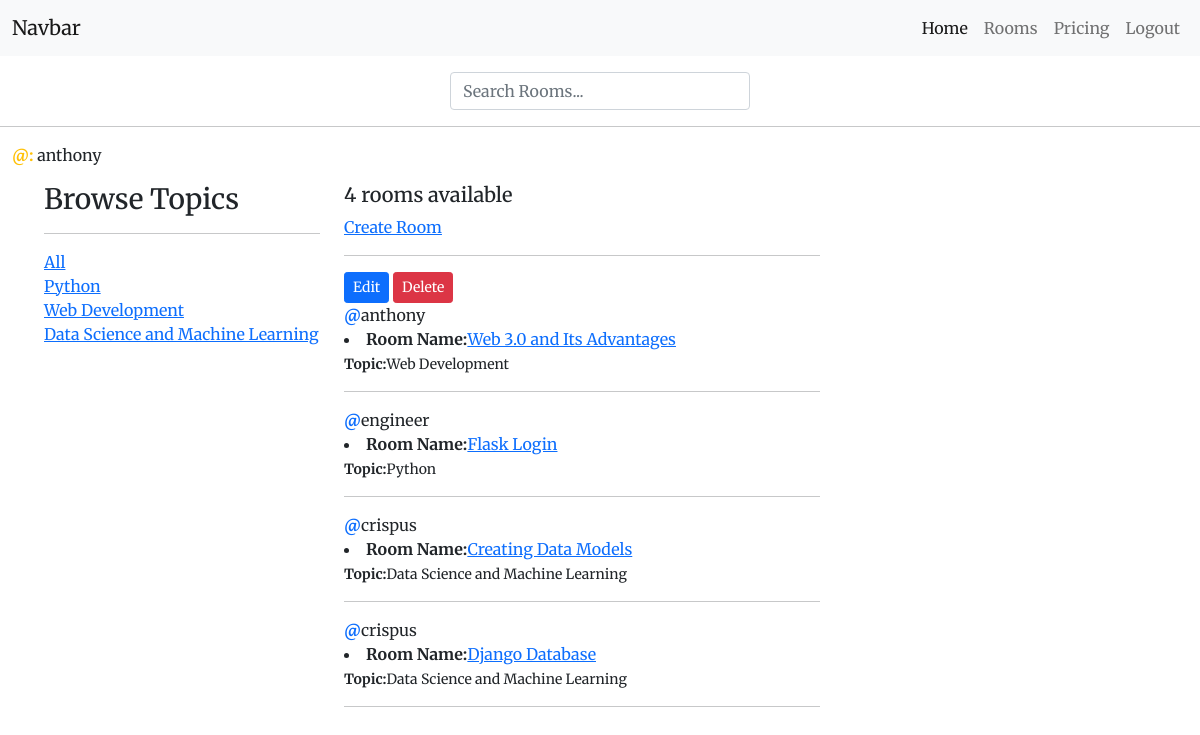
The page / (signed in) on the database its author committed.
### hub/models.py (models this page shows, shortened)
class Topic(models.Model):
    name = models.CharField(max_length=200)
    def __str__(self):
        return self.name

class Room(models.Model):
    host = models.ForeignKey(User, on_delete=models.SET_NULL, null=True)
    topic = models.ForeignKey(Topic, on_delete=models.SET_NULL, null=True)
    name = models.CharField(max_length=100)
    description= models.TextField(null=True, blank=True)
    participants = models.ManyToManyField(User, related_name='Participants')
    updated = models.DateTimeField(auto_now=True)
    date_created = models.DateTimeField(auto_now_add=True)
    class Meta:
        ordering = ['-updated', '-date_created'] # more like pagination in flask

### hub/views.py (the view)
# urls.py: 2. Add a URL to urlpatterns:  path('', views.home, name='home')
def home(request):
    q = request.GET.get('t') if request.GET.get('t')  !=None else ''
    print(q)
    rooms = Room.objects.filter( Q(topic__name__icontains=q) |
                                 Q(name__icontains=q) |
                                 Q(description__icontains = q)
                                 )
    topics = Topic.objects.all()
    room_count = rooms.count()
    context = {'rooms': rooms, 'topics': topics, 'room_count': room_count}
    return render(request, 'hub/home.html', context)

### hub/templates/hub/home.html (shortened to what this page needs)
{% extends 'base.html' %}
 {% block content %}
 <div class="container-fluid">
     <p><strong class="text-warning">@: </strong>{{request.user.username}}</p>
    <div class="row">
        <div class="col-md-3" style="margin-left: 2rem;">
            <h3>Browse Topics</h3>
            <hr>
            <div>
                <a href="{% url "home" %}">All</a>
            </div>
            {% for topic in topics %}
                <div>
                    <a href="{% url "home" %}?t={{topic.name}}">{{topic.name}}</a>
                </div>
            {% endfor %}
        </div>
        <div class="col-md-5">
            <h5>{{ room_count }} rooms available </h5>
            <a href='{% url 'create-room' %}'> Create Room</a>
            <hr>
               {% for room in rooms %}
                    {% if request.user.is_authenticated %}
                        {% if request.user == room.host %}
                       <a href='{% url 'update-room' room.id %}' class="btn btn-primary btn-sm">Edit</a>
                       <a href='{% url 'delete-room' room.id %}' class="btn btn-danger btn-sm">Delete</a>
                       <br>
                         {% endif %}
                    {% endif %}
                       <span><strong class="text-primary">@</strong>{{room.host}}</span>
                       <li><strong>Room Name:</strong><a href='{% url 'rooms' room.id %}'>{{room.name}}</a></li>
                       <small><strong>Topic:</strong>{{room.topic}}</small>
                   <hr>
               {% endfor %}
        </div>
    </div>
</div>
{% endblock %}

### static/main.css (style rules this page uses)
body { font-family: 'Merriweather', serif; }

### rows shown on the page
Topic: name "Python"
Topic: name "Web Development"
Topic: name "Data Science and Machine Learning"
Room: shows "Edit", host "anthony", name "Web 3.0 and Its Advantages", topic "Web Development"
Room: host "engineer", name "Flask Login", topic "Python"
Room: host "crispus", name "Creating Data Models", topic "Data Science and Machine Learning"
Room: host "crispus", name "Django Database", topic "Data Science and Machine Learning"

### other values the page prints
{{ request.user.username }} "anthony"
{{ room_count }} "4"
